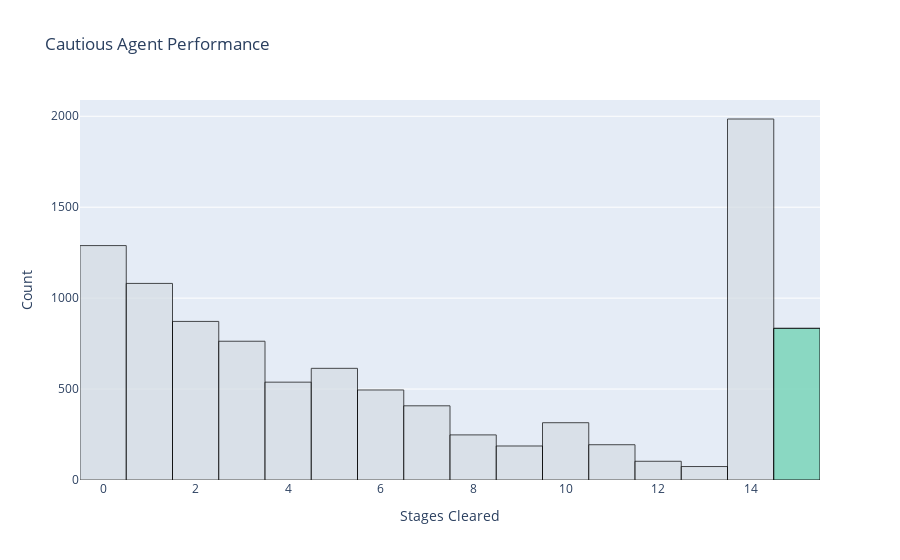

The code cell stored with this chart in its notebook:
### Markdown cell above
## 10,000 cautious agents
Let's also observe the performance of the cautious agents to see how it compares to random behaviour.

### Code cell
env = RampartsEnvironment()
n_episodes = 10000
cautious_agent = CautiousAgent()

stages_cleared_list_cautious = agent_batch(env, cautious_agent, n_episodes)
    
plot_performance(stages_cleared_list_cautious, "Cautious Agent")

### Figure 1 — Plotly figure (JSON) as saved in the notebook; plotly's stock layout.template omitted (floating-point values rounded to 4 significant figures; data arrays with more than 128 entries replaced by an {"elided": "..."} marker saying what was removed)
{"data": [{"marker": {"color": "#d4dce3", "line": {"color": "black", "width": 1}, "opacity": 0.7}, "name": "Failure", "nbinsx": 16, "type": "histogram", "x": {"elided": "10000 int values"}}, {"marker": {"color": "#69d6b3", "line": {"color": "black", "width": 1}, "opacity": 0.7}, "name": "Success", "nbinsx": 1, "type": "histogram", "x": {"elided": "834 float values"}}], "layout": {"barmode": "overlay", "showlegend": false, "title": {"text": "Cautious Agent Performance"}, "xaxis": {"title": {"text": "Stages Cleared"}}, "yaxis": {"title": {"text": "Count"}}}}
